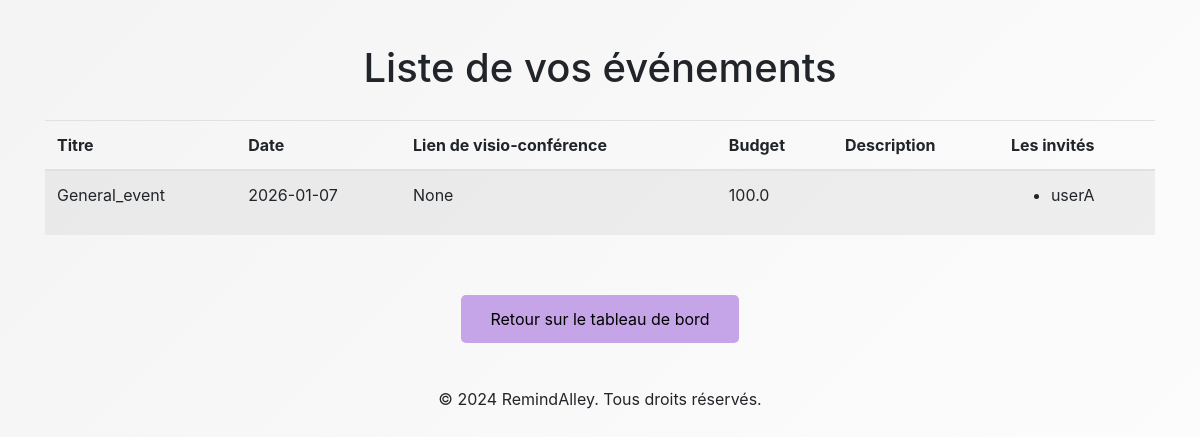
The app's page /user/list_events (signed in) with its own data.
### app/models/event.py (models this page shows)
class Event(db.Model):
    __tablename__ = 'event'
    id = db.Column(db.Integer, primary_key = True)
    title = db.Column(db.String(120), nullable=False)
    date = db.Column(db.DateTime, nullable=False)
    zoom_link = db.Column(db.String(500))
    budget = db.Column(db.Float)
    cost = db.Column(db.Float)
    description = db.Column(db.String(500))
    comments = db.Column(db.String(500))
    owner_id = db.Column(db.Integer, db.ForeignKey('user.id'), nullable=False)
    event_type = db.Column(db.String(50), nullable=False)
    priority = db.Column(db.String(50), nullable=False)
    location = db.Column(db.String(150))
    marriage_details = db.relationship('MarriageEvent', uselist=False, backref='event', cascade="all, delete-orphan")
    party_details = db.relationship('PartyEvent', uselist=False, backref='event', cascade="all, delete-orphan")
    meeting_details = db.relationship('MeetingEvent', uselist=False, backref='event', cascade="all, delete-orphan")
    festival_details = db.relationship('FestivalEvent', uselist=False, backref='event', cascade="all, delete-orphan")

### app/models/user.py (models this page shows, shortened)
class User(db.Model):
    __tablename__ = 'user'
    id = db.Column(db.Integer, primary_key=True)
    username = db.Column(db.String(150), unique=True, nullable=False)
    family_name = db.Column(db.String(150), nullable=False)
    name = db.Column(db.String(150), nullable=False)
    email = db.Column(db.String(150), unique=True, nullable=False)
    phone_number = db.Column(db.String(150), unique=True, nullable=False)
    dateOfBirth = db.Column(db.Date, nullable=False)
    password_hash = db.Column(db.String(150), nullable=False)
    is_active = db.Column(db.Boolean, default=True)
    login_attempts = db.Column(db.Integer, default=0)
    events = db.relationship('Event', backref='owner', lazy=True)
    invited_events = db.relationship('Event', secondary='invitations', backref='invited_users')
    @property
    def is_authenticated(self):
        return True
    """Désactive le compte utilisateur."""
    """Réinitialise le compteur de tentatives de connexion lorsqu'une connexion réussit """

### app/routes/user.py (the view)
@user_bp.route('/list_events', methods=['GET', 'POST'])
@login_required
def list_events():
    events = Event.query.filter_by(owner=current_user).all()
    return render_template('list_events.html', events=events)

### app/templates/list_events.html (shortened to what this page needs)
<!DOCTYPE html>
<html lang="fr">
<head>
    <link rel="stylesheet" href="{{ url_for('static', filename='css/style.css') }}">
    <link rel="stylesheet" href="{{ url_for('static', filename='css/modifyEvent.css') }}">
    <link rel="stylesheet" href="https://maxcdn.bootstrapcdn.com/bootstrap/4.5.2/css/bootstrap.min.css">
</head>
<body>
    <div class="container mt-4">
        <h1>Liste de vos événements</h1>
        <table class="table table-striped">
            <thead>
                <tr>
                    <th>Titre</th>
                    <th>Date</th>
                    <th>Lien de visio-conférence</th>
                    <th>Budget</th>
                    <th>Description</th>
                    <th>Les invités</th>
                </tr>
            </thead>
            <tbody>
                {% for event in events %}
                <tr>
                    <td>{{ event.title }}</td>
                    <td>{{ event.date.strftime('%Y-%m-%d') }}</td>
                    <td>{{ event.zoom_link }}</td>
                    <td>{{ event.budget }}</td>
                    <td>{{ event.description }}</td>
                    <td>
                        <ul>
                            {% for user in event.invited_users %}
                                <li>{{ user.username }}</li>
                            {% else %}
                                <li>Aucun invité</li>
                            {% endfor %}
                        </ul>
                    </td>
                </tr>
                {% endfor %}
            </tbody>
        </table>
        <br>
        <a href="{{ url_for('user.user_dashboard', user_id=current_user.id) }}" class="btn btn-secondary" id="ret_btn">Retour sur le tableau de bord</a>
    </div>
    <br>
    <footer class="footer_ra">
        <p>&copy; 2024 RemindAlley. Tous droits réservés.</p>
    </footer>
</body>
</html>

### app/static/css/style.css (style rules this page uses)
body { font-family: Verdana, Geneva, Tahoma, sans-serif; background: linear-gradient(135deg,#f4f4f4, #fffeff); color: #2b0a0a; height: 100vh; display: flex; flex-direction: column; text-align: center; justify-content: flex-start; align-items: center; padding: 10px; padding-top: 100px; margin: 0; overflow: auto; }

### app/static/css/modifyEvent.css (style rules this page uses)
body { font-family: Verdana, Geneva, Tahoma, sans-serif; background: linear-gradient(135deg,#f4f4f4, #fffeff); color: #2b0a0a; height: 100vh; display: flex; flex-direction: column; text-align: center; padding: 10px; overflow: hidden; margin: 0; padding: 0; }
h1 { margin-top: 100px; text-align: center; padding-bottom: 20px; }
.container { margin-top: 50px; max-height: 90vh; overflow-y: auto; padding: 20px; border-radius: 8px; }
.btn { width: fit-content; }
#ret_btn { width: 25%; padding: 12px; background-color: #c6a4e8; color: black; border: none; border-radius: 5px; cursor: pointer; font-size: 1em; margin: 20px auto 0 auto; transition: background-color 0.3s ease; display: block; text-decoration: none; text-align: center; }

### records on screen
Event: title "General_event", date "2026-01-07", zoom_link "None", budget "100.0"
User: username "userA"
